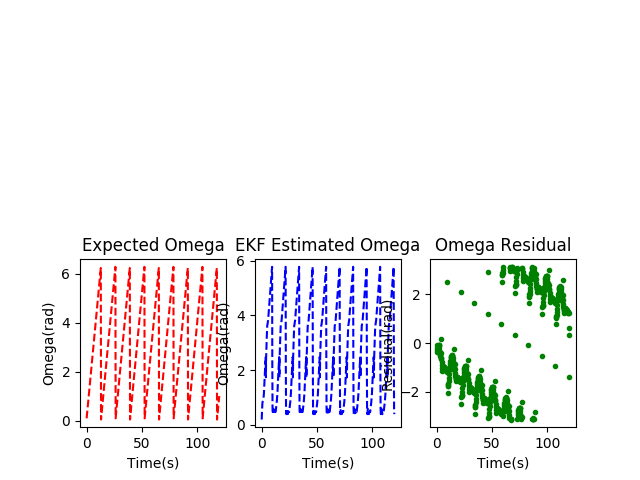
#> input picture src/Figure_1.png, 640 x 480 px; its folder holds 2 pictures in this run
$ python resize_images.py
#> lines starting #> are read from the running program, lines starting #| are printed output that depends on the picture
'''
This file resizes all files in the /img directory to a 50x50 and grayscles the images
'''

import os
import cv2

def clean():
  f = open("info.lst", "w+")
  for filename in os.listdir('.'):
    if(not 'resize' in filename):
      img = cv2.imread(filename,cv2.IMREAD_GRAYSCALE)
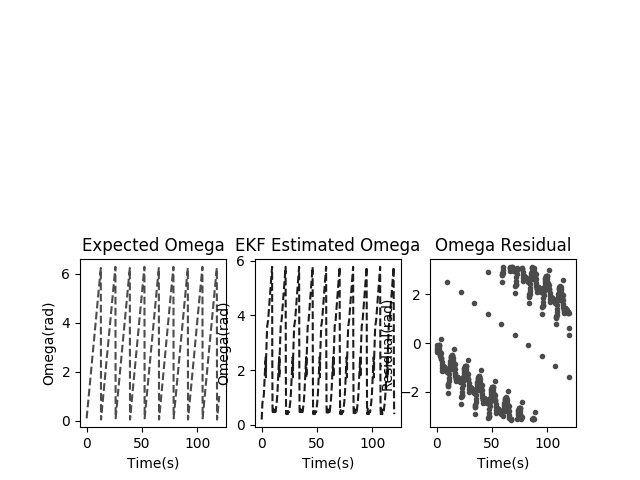
#> img: shape (480, 640); min 0, max 255, mean 242
      if(img is not None):
        #resized_image = cv2.resize(img, (50, 50))
        newFile = filename.split(".")[0] + ".png"
        f.write("\npos/" + newFile + " 1 0 0 " + str(img.shape[1])  + " " + str(img.shape[0]))
        cv2.imwrite(newFile,img)
#> pass 2 of the loop in clean, `for filename in os.listdir('.'):`:
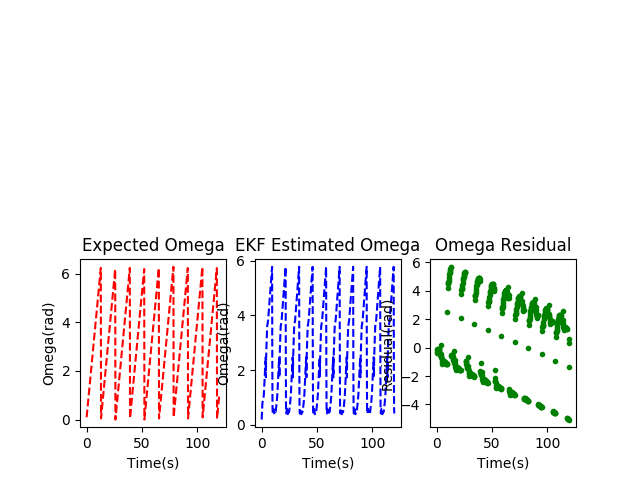
#> input picture src/Figure_1_with_labels.png, 640 x 480 px
#> in clean, `img = cv2.imread(filename,cv2.IMREAD_GRAYSCALE)`:
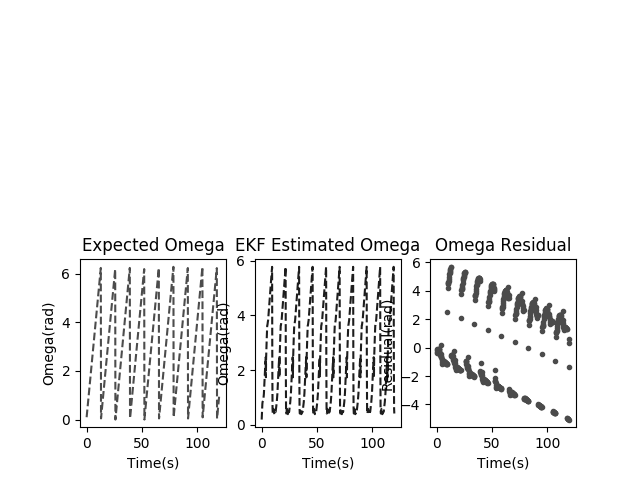
#> img: shape (480, 640); min 0, max 255, mean 242.3
  f.close()
clean()
